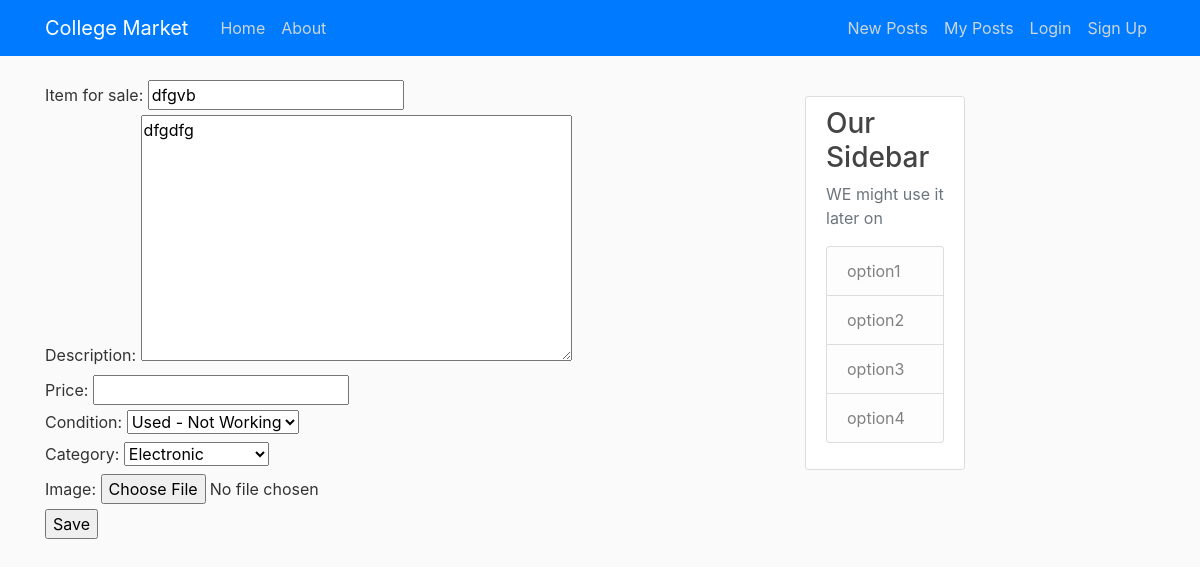
The app's page /post/edit/dfgvb/ with its own data.
### posts/models.py (models this page shows, shortened)
class Post(models.Model):
    title = models.CharField(max_length=255)
    body = models.TextField(null=True)
    slug = models.SlugField(null=False, unique=True)
    updated_on = models.DateTimeField(auto_now= True)
    created_on = models.DateTimeField(auto_now_add=True, null=True)
    category = models.IntegerField(choices=CATEGORY, default=0)
    cover = models.ImageField(upload_to='images/', null=True , blank=True)
    condition = models.IntegerField(choices=CONDITION , default = 4)
    price = models.FloatField(null=True ,blank=True)
    class Meta:
        ordering = ['-created_on']

### posts/views.py (the view)
# urls.py: url('edit/(?P<slug>[-\w]+)/' , views.edit_post, name = 'edit_post'),
def edit_post(request , slug=None):
    item = get_object_or_404(Post , slug=slug)
    form = PostForm(request.POST or None , request.FILES or None ,instance=item)
    if form.is_valid():
        form.save()
        return redirect('/post/' + str(slug) + '/')
    return render (request, 'home_page/post_form.html' , {'form' : form})

### posts/forms.py
class PostForm(ModelForm):
    class Meta:
        model = Post
        fields = ['title' , 'body' , 'price' , 'condition' , 'category' , 'cover']

### templates/home_page/post_form.html (shortened to what this page needs)
{% extends 'home_page/base.html' %}
{% block content1 %}
<form method="POST" enctype="multipart/form-data">
<div class="field_wrapper">
  <label fpr="{{ form.title.id_for_label }}">Item for sale:</label>
  {{ form.title }}
</div>
<div class="field_wrapper">
  <label fpr="{{ form.body.id_for_label }}">Description:</label>
  {{ form.body }}
</div>
<div class="field_wrapper">
  <label fpr="{{ form.price.id_for_label }}">Price:</label>
  {{ form.price }}
</div>
<div class="field_wrapper">
  <label fpr="{{ form.condition.id_for_label }}">Condition:</label>
  {{ form.condition }}
</div>
<div class="field_wrapper">
  <label fpr="{{ form.category.id_for_label }}">Category:</label>
  {{ form.category }}
</div>
<div class="field_wrapper">
  <label method="POST" enctype="multipart/form-data" fpr="{{ form.cover.id_for_label }}">
    Image:</label>
  {{ form.cover }}
</div>
<input type="submit" value="Save">
</form>
{% endblock %}

### home_page/static/home/main.css (style rules this page uses)
body { background: #fafafa; color: #333333; margin-top: 5rem; }

### records on screen
Post: title "dfgvb", body "dfgdfg", condition "Used - Not Working", category "Electronic"
